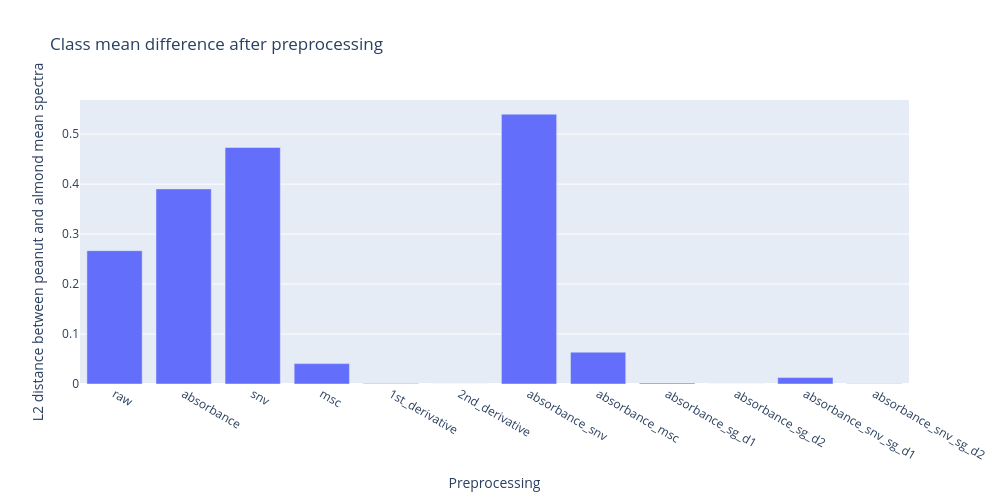

Here is the notebook cell this chart was saved with:
### Code cell
class_difference_rows_mean = []

for name, item in preprocessed_data_mean.items():
    Xtr = item["X_train"]
    ytr = np.asarray(item["y_train"])
    
    if not {"almond", "peanut"}.issubset(set(ytr)):
        continue
    
    mean_almond = Xtr[ytr == "almond"].mean(axis=0)
    mean_peanut = Xtr[ytr == "peanut"].mean(axis=0)
    diff = mean_peanut - mean_almond
    
    class_difference_rows_mean.append({
        "preprocessing": name,
        "mean_abs_difference": float(np.mean(np.abs(diff))),
        "max_abs_difference": float(np.max(np.abs(diff))),
        "l2_difference": float(np.linalg.norm(diff)),
    })

class_difference_df_mean = pd.DataFrame(class_difference_rows_mean)
display(class_difference_df_mean.sort_values("l2_difference", ascending=False))

plot_bar_values(
    class_difference_df_mean["preprocessing"],
    class_difference_df_mean["l2_difference"],
    title="Class mean difference after preprocessing",
    x_title="Preprocessing",
    y_title="L2 distance between peanut and almond mean spectra",
)

### Figure 1 — Plotly figure (JSON) as saved in the notebook; plotly's stock layout.template omitted (floating-point values rounded to 4 significant figures)
{"data": [{"hovertemplate": "%{x}<br>%{y}<extra></extra>", "type": "bar", "x": ["raw", "absorbance", "snv", "msc", "1st_derivative", "2nd_derivative", "absorbance_snv", "absorbance_msc", "absorbance_sg_d1", "absorbance_sg_d2", "absorbance_snv_sg_d1", "absorbance_snv_sg_d2"], "y": [0.2669, 0.3904, 0.4734, 0.04081, 0.0008761, 3.527e-05, 0.5399, 0.06371, 0.001814, 5.957e-05, 0.01294, 0.0005576]}], "layout": {"height": 500, "title": {"text": "Class mean difference after preprocessing"}, "width": 1000, "xaxis": {"title": {"text": "Preprocessing"}}, "yaxis": {"title": {"text": "L2 distance between peanut and almond mean spectra"}}}}
